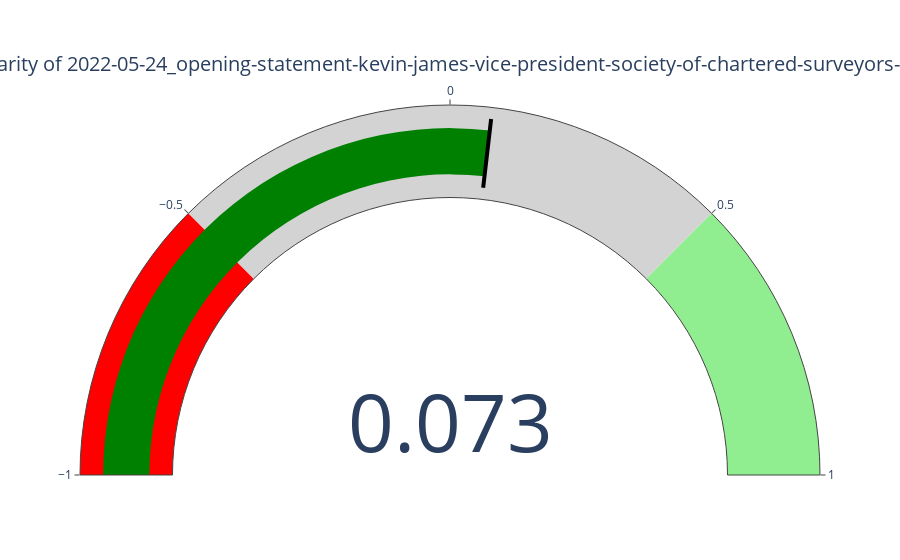
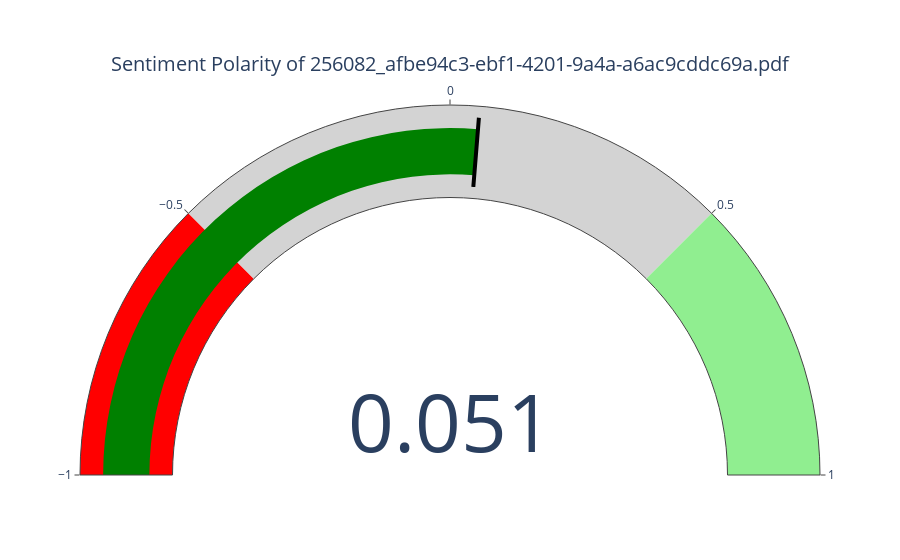
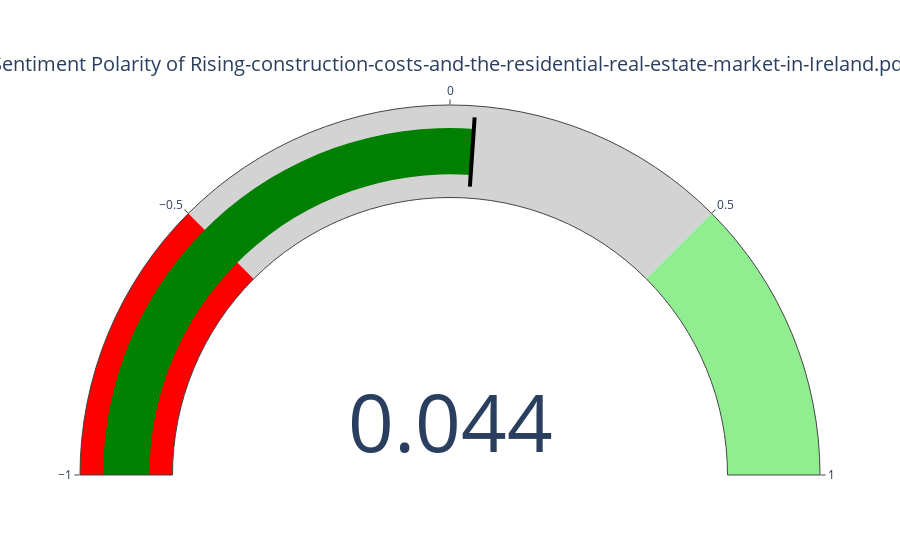
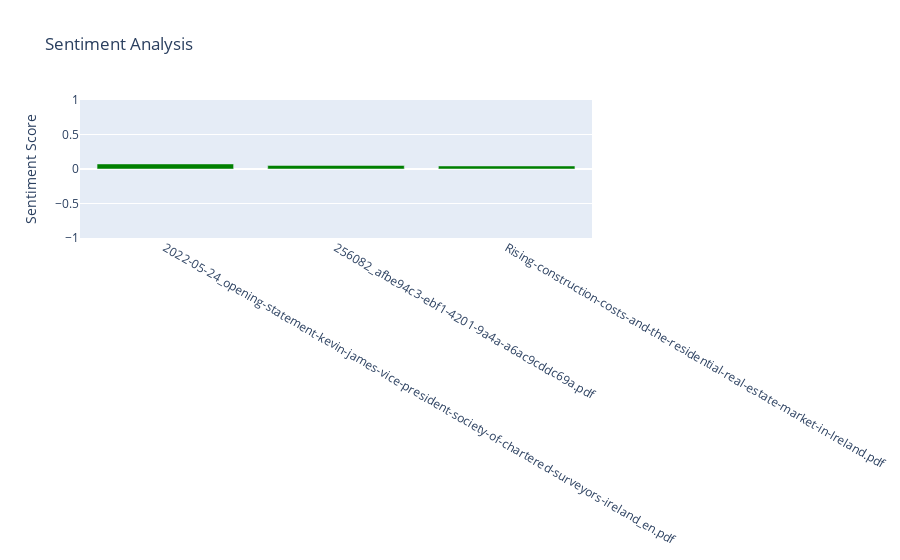

The notebook cell these images were saved under, in order:
### Code cell
buildCostfilesIreland = ['Data/sentiment/buildingCost/Ireland/2022-05-24_opening-statement-kevin-james-vice-president-society-of-chartered-surveyors-ireland_en.pdf','Data/sentiment/buildingCost/Ireland/256082_afbe94c3-ebf1-4201-9a4a-a6ac9cddc69a.pdf', 'Data/sentiment/buildingCost/Ireland/Rising-construction-costs-and-the-residential-real-estate-market-in-Ireland.pdf']
buildCostsentimentIreland_df = sentimentPDFdata(buildCostfilesIreland)
sentimentBARChart(buildCostsentimentIreland_df)
buildCostsentimentIreland_df

### Figure 1 — Plotly figure (JSON) as saved in the notebook; plotly's stock layout.template omitted (floating-point values rounded to 4 significant figures)
{"data": [{"domain": {"x": [0, 1], "y": [0, 1]}, "gauge": {"axis": {"range": [-1, 1]}, "steps": [{"color": "red", "range": [-1, -0.5]}, {"color": "lightgrey", "range": [-0.5, 0.5]}, {"color": "lightgreen", "range": [0.5, 1]}], "threshold": {"line": {"color": "black", "width": 4}, "thickness": 0.75, "value": 0.0732}}, "mode": "gauge+number", "title": {"text": "Sentiment Polarity of 2022-05-24_opening-statement-kevin-james-vice-president-society-of-chartered-surveyors-ireland_en.pdf"}, "type": "indicator", "value": 0.0732}], "layout": {}}

### Figure 2 — Plotly figure (JSON) as saved in the notebook; plotly's stock layout.template omitted (floating-point values rounded to 4 significant figures)
{"data": [{"domain": {"x": [0, 1], "y": [0, 1]}, "gauge": {"axis": {"range": [-1, 1]}, "steps": [{"color": "red", "range": [-1, -0.5]}, {"color": "lightgrey", "range": [-0.5, 0.5]}, {"color": "lightgreen", "range": [0.5, 1]}], "threshold": {"line": {"color": "black", "width": 4}, "thickness": 0.75, "value": 0.0514}}, "mode": "gauge+number", "title": {"text": "Sentiment Polarity of 256082_afbe94c3-ebf1-4201-9a4a-a6ac9cddc69a.pdf"}, "type": "indicator", "value": 0.0514}], "layout": {}}

### Figure 3 — Plotly figure (JSON) as saved in the notebook; plotly's stock layout.template omitted (floating-point values rounded to 4 significant figures)
{"data": [{"domain": {"x": [0, 1], "y": [0, 1]}, "gauge": {"axis": {"range": [-1, 1]}, "steps": [{"color": "red", "range": [-1, -0.5]}, {"color": "lightgrey", "range": [-0.5, 0.5]}, {"color": "lightgreen", "range": [0.5, 1]}], "threshold": {"line": {"color": "black", "width": 4}, "thickness": 0.75, "value": 0.0438}}, "mode": "gauge+number", "title": {"text": "Sentiment Polarity of Rising-construction-costs-and-the-residential-real-estate-market-in-Ireland.pdf"}, "type": "indicator", "value": 0.0438}], "layout": {}}

### Figure 4 — Plotly figure (JSON) as saved in the notebook; plotly's stock layout.template omitted (floating-point values rounded to 4 significant figures)
{"data": [{"marker": {"color": ["green", "green", "green"]}, "type": "bar", "x": ["2022-05-24_opening-statement-kevin-james-vice-president-society-of-chartered-surveyors-ireland_en.pdf", "256082_afbe94c3-ebf1-4201-9a4a-a6ac9cddc69a.pdf", "Rising-construction-costs-and-the-residential-real-estate-market-in-Ireland.pdf"], "y": [0.0732, 0.0514, 0.0438]}], "layout": {"title": {"text": "Sentiment Analysis"}, "yaxis": {"range": [-1, 1], "title": {"text": "Sentiment Score"}}}}
